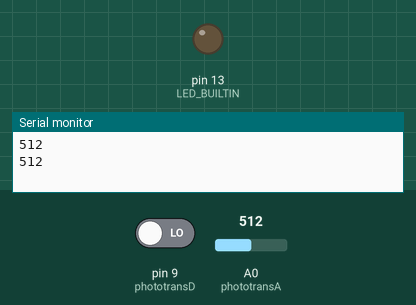
Bench run of a sketch on a simulated Arduino Uno, built with avr-gcc and run on an emulated ATmega328P. On the bench: output pins drawn as LEDs (lit = HIGH), the last lines printed to the serial monitor. Inputs (shaded band) come from the test bench; at power-on: pin 9 (phototransD) LOW, A0 (phototransA) = 512.

Above: at 1.8 s.
1.9 s: pin 9 (phototransD) driven HIGH
At 3.2 s:
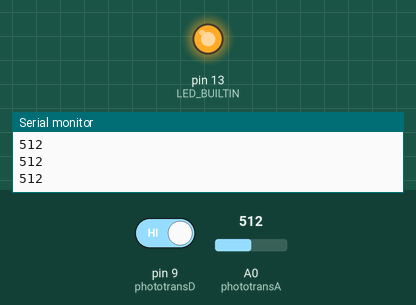
3.5 s: pin 9 (phototransD) driven LOW
At 5.0 s:
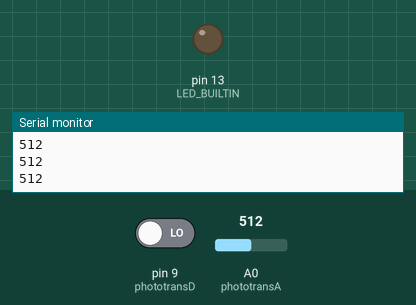
Timing chart, 0 to 6.5 s (numbered marks = the images above; inputs shaded):
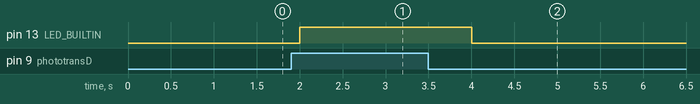

Measured:
- after the input at 1.9 s, pin 13 (LED_BUILTIN): LOW → HIGH after 0.10 s
- after the input at 3.5 s, pin 13 (LED_BUILTIN): HIGH → LOW after 0.50 s

The sketch:

reflectivity-test.ino
```cpp
//this is a change to the code
int phototransD = 9; //the digital input pin
int phototransA = A0;//the analog input pin
//decrlaring variables to store the input values
int val=0;
int aval=0;

// the setup routine runs once when you press reset:
void setup() {
  //set input pins
  pinMode(phototransD, INPUT);
  pinMode(phototransA, INPUT);
  //initialize serial port
  Serial.begin(9600);
  // initialize digital pin LED_BUILTIN as an output.
  pinMode(LED_BUILTIN, OUTPUT);


  }

// the loop routine runs over and over again forever:
void loop() {
  //read the input values from the digital and analog pins
  val=digitalRead(phototransD);
  aval = analogRead(phototransA);
  digitalWrite(LED_BUILTIN, val);//Turn the LED on or off based on the digital input
  //publish the analog value to the serial port
  Serial.println(aval);
  delay(1000);                       // wait for a second
  }
```
